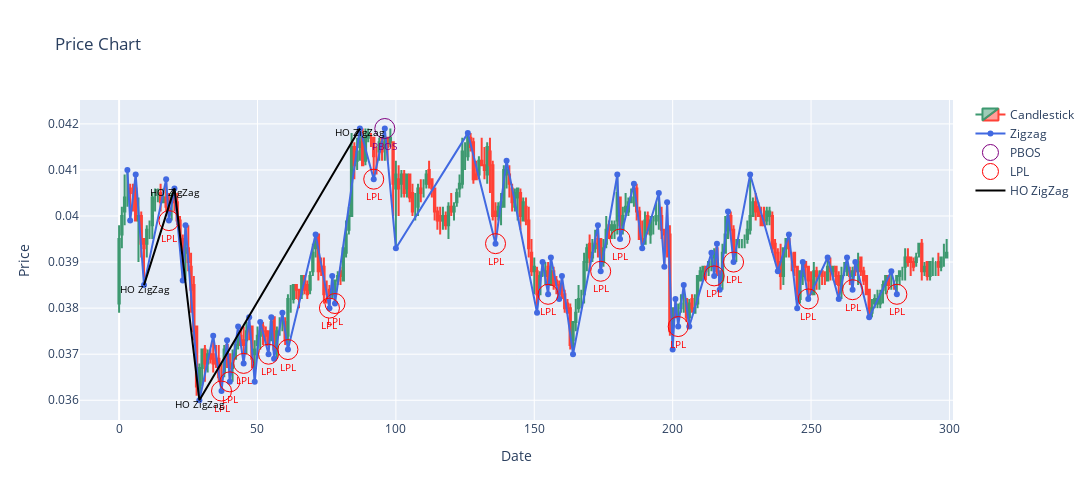

Notebook code cell kept with this figure:
### Code cell
pt = gu.PlottingTool(width=1200, height=500)
pt.draw_candlesticks(pair_df)
pt.draw_zigzag(algo.zigzag_df)
# pt.draw_zigzag(h_o_zigzag_df, title='Higher order Zigzag', color='black')
plot_type = "descending" if algo.zigzag_df[algo.zigzag_df.pdi == algo.starting_pdi].iloc[0].pivot_type == "peak" else "ascending"

# if algo.zigzag_df[algo.zigzag_df.pdi == algo.starting_pdi].iloc[0].pivot_type == "valley":
#     pt.draw_points_with_label(algo.pbos_indices, 
#                               algo.pair_df.iloc[algo.pbos_indices].high, 
#                               "PBOS", color="purple")
#     pt.draw_points_with_label(algo.valley_lpls.pdi, algo.valley_lpls.pivot_value, "Broken LPL", color="yellow")
#     pt.draw_points_with_label(algo.valley_broken_lpls.pdi, algo.valley_broken_lpls.pivot_value, "Broken LPL", color="yellow")
# else:
#     pt.draw_points_with_label(algo.pbos_indices, 
#                               algo.pair_df.iloc[algo.pbos_indices].low, 
#                               "PBOS", color="purple")
#     pt.draw_points_with_label(algo.peak_lpls.pdi, algo.peak_lpls.pivot_value, "LPL", color="red")
#     pt.draw_points_with_label(algo.peak_broken_lpls.pdi, algo.peak_broken_lpls.pivot_value, "Broken LPL", color="yellow")
invert = False

if invert:
    plot_type = "ascending" if plot_type == "descending" else "descending"
    
if plot_type == "ascending":
    pt.draw_points_with_label(algo.pbos_indices, 
                              algo.pair_df.iloc[algo.pbos_indices].high, 
                              "PBOS", color="purple")
    pt.draw_points_with_label(algo.valley_lpls.pdi, algo.valley_lpls.pivot_value, "LPL", color="red")
    # pt.draw_points_with_label(algo.valley_broken_lpls.pdi, algo.valley_broken_lpls.pivot_value, "Valley broken LPL", color="yellow")
else:
    pt.draw_points_with_label(algo.pbos_indices, 
                              algo.pair_df.iloc[algo.pbos_indices].low, 
                              "PBOS", color="purple")
    pt.draw_points_with_label(algo.peak_lpls.pdi, algo.peak_lpls.pivot_value, "LPL", color="red")
    # pt.draw_points_with_label(algo.peak_broken_lpls.pdi, algo.peak_broken_lpls.pivot_value, "Peak broken LPL", color="yellow")

pt.draw_points_with_label(algo.zigzag_df[algo.zigzag_df.pdi.isin(algo.h_o_indices)].pdi,
                          algo.zigzag_df[algo.zigzag_df.pdi.isin(algo.h_o_indices)].pivot_value, 
                          "HO ZigZag", 
                          draw_line=True)


# pt.draw_points_with_label(algo.peak_lpls.pair_df_index, algo.peak_lpls.pivot_value, "Peak LPL", color="green")
# pt.draw_points_with_label(bos_df.loc[bos_df.pivot_type == "valley"], "BOS-S", color="red")
# pt.draw_points_with_label(lplb_df.loc[lplb_df.pivot_type == "peak"], "LPLB-S", color="orange")
# pt.draw_points_with_label(lpl_df.loc[lpl_df.pivot_type == "peak"], "LPL-S", color="green")
# for box in boxes_list:
#     print(box.id)
#     pt.draw_box(box, pair_df_end_index=pair_df.last_valid_index())
# pt.draw_highlight()
# pt.draw_points_with_label(bos_df.loc[bos_df.pivot_type == "valley"], "BOS-S", color="blue")
pt.show()
pt.save_plot(scale=10)

### Figure 1 — Plotly figure (JSON) as saved in the notebook; plotly's stock layout.template omitted (floating-point values rounded to 4 significant figures; data arrays with more than 128 entries replaced by an {"elided": "..."} marker saying what was removed)
{"data": [{"close": {"elided": "300 float values"}, "high": {"elided": "300 float values"}, "low": {"elided": "300 float values"}, "name": "Candlestick", "open": {"elided": "300 float values"}, "x": {"elided": "300 int values"}, "type": "candlestick"}, {"line": {"color": "royalblue"}, "mode": "lines+markers", "name": "Zigzag", "x": [3, 4, 6, 9, 17, 18, 20, 23, 24, 29, 34, 37, 39, 40, 43, 45, 47, 49, 51, 54, 55, 56, 59, 61, 71, 76, 77, 78, 87, 92, 96, 100, 126, 136, 140, 151, 153, 155, 156, 159, 160, 164, 173, 174, 180, 181, 186, 189, 195, 197, 198, 200, 201, 202, 204, 206, 214, 215, 216, 217, 220, 222, 228, 238, 242, 245, 247, 249, 256, 260, 263, 265, 266, 271, 279, 281], "y": [0.041, 0.0399, 0.0409, 0.0385, 0.0408, 0.0399, 0.0406, 0.0386, 0.0398, 0.036, 0.0374, 0.0362, 0.0373, 0.0364, 0.0376, 0.0368, 0.0378, 0.0364, 0.0377, 0.037, 0.0378, 0.0369, 0.0379, 0.0371, 0.0396, 0.038, 0.0387, 0.0381, 0.0419, 0.0408, 0.0419, 0.0393, 0.0418, 0.0394, 0.0412, 0.0379, 0.039, 0.0383, 0.0391, 0.0382, 0.0387, 0.037, 0.0398, 0.0388, 0.0409, 0.0395, 0.0407, 0.0393, 0.0405, 0.0389, 0.0403, 0.0371, 0.0382, 0.0376, 0.0385, 0.0376, 0.0392, 0.0387, 0.0394, 0.0384, 0.0401, 0.039, 0.0409, 0.0388, 0.0396, 0.038, 0.039, 0.0382, 0.0391, 0.0382, 0.0391, 0.0384, 0.039, 0.0378, 0.0388, 0.0383], "type": "scatter"}, {"marker": {"color": "purple", "size": 20, "symbol": "circle-open"}, "mode": "markers+text", "name": "PBOS", "text": "PBOS", "textfont": {"color": "purple", "size": 10}, "textposition": "bottom center", "x": [96], "y": [0.0419], "type": "scatter"}, {"marker": {"color": "red", "size": 20, "symbol": "circle-open"}, "mode": "markers+text", "name": "LPL", "text": "LPL", "textfont": {"color": "red", "size": 10}, "textposition": "bottom center", "x": [18, 37, 40, 45, 54, 61, 76, 78, 92, 136, 155, 174, 181, 202, 215, 222, 249, 265, 281], "y": [0.0399, 0.0362, 0.0364, 0.0368, 0.037, 0.0371, 0.038, 0.0381, 0.0408, 0.0394, 0.0383, 0.0388, 0.0395, 0.0376, 0.0387, 0.039, 0.0382, 0.0384, 0.0383], "type": "scatter"}, {"marker": {"color": "black", "size": 20, "symbol": "circle-open"}, "mode": "lines+text", "name": "HO ZigZag", "text": "HO ZigZag", "textfont": {"color": "black", "size": 10}, "textposition": "bottom center", "x": [9, 20, 29, 87], "y": [0.0385, 0.0406, 0.036, 0.0419], "type": "scatter"}], "layout": {"width": 1200, "height": 500, "xaxis": {"rangeslider": {"visible": false}, "title": {"text": "Date"}}, "title": {"text": "Price Chart"}, "yaxis": {"title": {"text": "Price"}}}}
